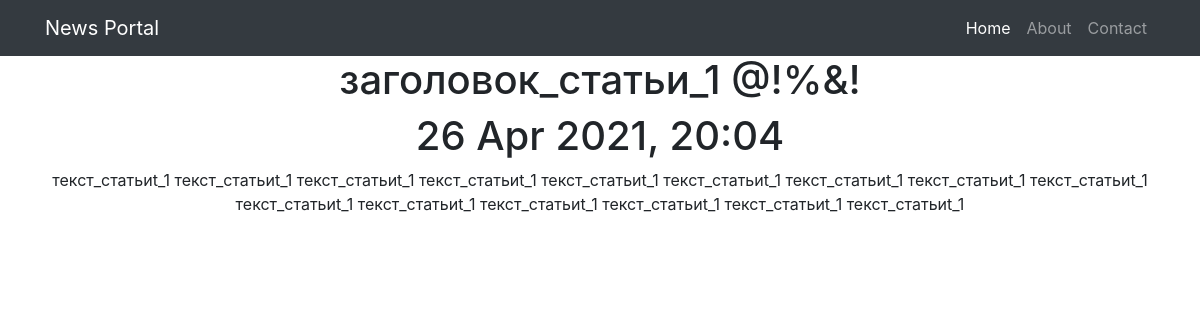
Screenshot of /news/1 with the database file from the repository.
### news/models.py (models this page shows, shortened)
class Post(models.Model):
    postAuthor = models.ForeignKey(Author, on_delete=models.CASCADE)
    postNews = 'PN'
    postArticle = 'PA'
    POSITIONS = [
        (postArticle, 'Статья'),
        (postNews, 'Новость'),
    ]
    position = models.CharField(max_length=2, choices=POSITIONS, default=postArticle)
    dateCreation = models.DateTimeField(auto_now_add=True)
    postCategory = models.ManyToManyField(Category, through='PostCategory')
    preview_name = models.CharField(max_length=128)
    text = models.TextField()
    rating = models.SmallIntegerField(default=0)

### news/views.py (the view)
# urls.py: path('<int:pk>', NewDetail.as_view()),
class NewDetail(DetailView):
    model = Post
    template_name = 'new.html'
    context_object_name = 'new'

### news/templatetags/custom_filters.py (called while the page is built)
@register.filter(name='censor')
def censor(value):
    x = value.lower()
    if ' ' in x:
        a = list(x.split(' '))
        for i in a:
            if i in bad_words:
                y = a.index(i)
                a.remove(i)
                a.insert(y, '@!%&!')
                value = (" ".join(a))
                return value
    if x in bad_words:
        x = '@!%&!'
        return x
    else:
        return x

### templates/new.html (shortened to what this page needs)
{% extends 'default.html' %}
{% load custom_filters %}
{% block content %}
<h1>{{ new.preview_name | censor }}</h1>
<h1>{{ new.dateCreation|date:'d M Y, H:m'  }}</h1>
<p>{{ new.text | censor }}</p>
{% endblock content %}

### templates/default.html (shortened to what this page needs)
{% load static %}
<!DOCTYPE html>
<html lang="en">
<head>
    <link href="{% static 'vendor/bootstrap/css/bootstrap.min.css' %}" rel="stylesheet">
</head>
<body>
    <nav class="navbar navbar-expand-lg navbar-dark bg-dark static-top">
        <div class="container">
            <a class="navbar-brand" href="#">News Portal</a>
            <div class="collapse navbar-collapse" id="navbarResponsive">
                <ul class="navbar-nav ml-auto">
                    <li class="nav-item active">
                        <a class="nav-link" href="/news">Home
            </a>
                    </li>
                    <li class="nav-item">
                        <a class="nav-link" href="/about/">About</a>
                    </li>
                    <li class="nav-item">
                        <a class="nav-link" href="/contact/">Contact</a>
                    </li>
                </ul>
            </div>
        </div>
    </nav>
    <div class="container">
        <div class="row">
            <div class="col-lg-12 text-center">
                {% block content %} {{ news.content }} {% endblock content %}
            </div>
        </div>
    </div>
</body>
</html>

### rows the page displays
Post: preview_name|censor "заголовок_статьи_1 @!%&!", dateCreation "26 Apr 2021, 20:04", text|censor "текст_статьиt_1 текст_статьиt_1 текст_статьиt_1 текст_статьиt_1 текст_статьиt_1 текст_статьиt_1 текст_статьиt_1 текст_статьиt_1 текст_статьиt_1 текст_статьиt_1 текст_статьиt_1 текст_статьиt_1 текст_статьиt_1 текст_статьиt_1 текст_статьиt_1"
